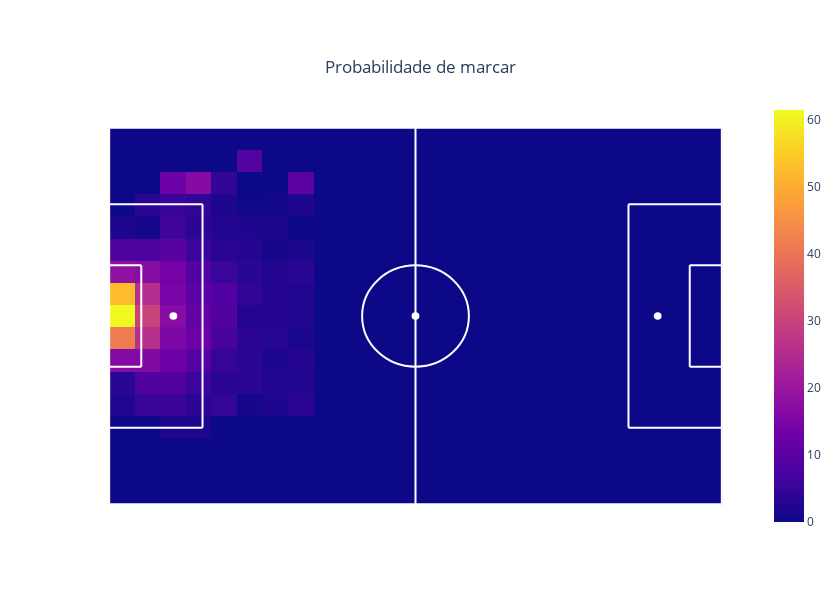

Here is the notebook cell this chart was saved with:
### Code cell
goals = shots[shots["goal"] == 1]

nb_shots, x,y, df_shots = p.prepare_heatmap(shots, 'x', 'y', 24,17, return_df = True)
share_shots = nb_shots / nb_shots.sum() * 100
# numero de chutes por grid
nb_goals, x, y = p.prepare_heatmap(goals, "x", "y", 24, 17)

goal_proba = np.divide(nb_goals, nb_shots, out=np.zeros_like(nb_goals), where=nb_shots!=0) * 100


# plotando o heatmap
dict_info = {"Probabilidade de marcar (em %)": {"values": goal_proba, "display_type": ".1f"},
             "Fração de chutes (em %)": {"values": share_shots, "display_type": ".2f"},
             "Numero de chutes": {"values": nb_shots, "display_type": ".0f"},
             "Numero de goals": {"values": nb_goals, "display_type": ".0f"}}
fig = p.create_heatmap(x, y, goal_proba, dict_info, title_name="Probabilidade de marcar")
fig.show()

### Figure 1 — Plotly figure (JSON) as saved in the notebook; plotly's stock layout.template omitted (floating-point values rounded to 4 significant figures; data arrays with more than 128 entries replaced by an {"elided": "..."} marker saying what was removed)
{"data": [{"hoverinfo": "text", "text": {"elided": "17x24 str values"}, "type": "heatmap", "x": [2.188, 6.562, 10.94, 15.31, 19.69, 24.06, 28.44, 32.81, 37.19, 41.56, 45.94, 50.31, 54.69, 59.06, 63.44, 67.81, 72.19, 76.56, 80.94, 85.31, 89.69, 94.06, 98.44, 102.8], "y": [66, 62, 58, 54, 50, 46, 42, 38, 34, 30, 26, 22, 18, 14, 10, 6, 2], "z": {"elided": "17x24 float values"}, "zsmooth": false}], "layout": {"autosize": false, "height": 612, "plot_bgcolor": "white", "shapes": [{"line": {"color": "white", "width": 2}, "type": "line", "x0": 52.5, "x1": 52.5, "y0": 0, "y1": 68}, {"line": {"color": "white", "width": 2}, "type": "line", "x0": 0, "x1": 16, "y0": 54.16, "y1": 54.16}, {"line": {"color": "white", "width": 2}, "type": "line", "x0": 16, "x1": 16, "y0": 54.16, "y1": 13.84}, {"line": {"color": "white", "width": 2}, "type": "line", "x0": 16, "x1": 0, "y0": 13.84, "y1": 13.84}, {"line": {"color": "white", "width": 2}, "type": "line", "x0": 0, "x1": 5.5, "y0": 24.84, "y1": 24.84}, {"line": {"color": "white", "width": 2}, "type": "line", "x0": 5.5, "x1": 5.5, "y0": 24.84, "y1": 43.16}, {"line": {"color": "white", "width": 2}, "type": "line", "x0": 5.5, "x1": 0, "y0": 43.16, "y1": 43.16}, {"line": {"color": "white", "width": 2}, "type": "line", "x0": 105, "x1": 89, "y0": 54.16, "y1": 54.16}, {"line": {"color": "white", "width": 2}, "type": "line", "x0": 89, "x1": 89, "y0": 54.16, "y1": 13.84}, {"line": {"color": "white", "width": 2}, "type": "line", "x0": 89, "x1": 105, "y0": 13.84, "y1": 13.84}, {"line": {"color": "white", "width": 2}, "type": "line", "x0": 105, "x1": 99.5, "y0": 24.84, "y1": 24.84}, {"line": {"color": "white", "width": 2}, "type": "line", "x0": 99.5, "x1": 99.5, "y0": 24.84, "y1": 43.16}, {"line": {"color": "white", "width": 2}, "type": "line", "x0": 99.5, "x1": 105, "y0": 43.16, "y1": 43.16}, {"fillcolor": "white", "line": {"color": "white"}, "type": "circle", "x0": 10.5, "x1": 11.5, "xref": "x", "y0": 33.5, "y1": 34.5, "yref": "y"}, {"fillcolor": "white", "line": {"color": "white"}, "type": "circle", "x0": 93.5, "x1": 94.5, "xref": "x", "y0": 33.5, "y1": 34.5, "yref": "y"}, {"fillcolor": "white", "line": {"color": "white"}, "type": "circle", "x0": 52, "x1": 53, "xref": "x", "y0": 33.5, "y1": 34.5, "yref": "y"}, {"line": {"color": "white"}, "type": "circle", "x0": 43.35, "x1": 61.65, "xref": "x", "y0": 24.85, "y1": 43.15, "yref": "y"}, {"line": {"color": "white", "width": 2}, "type": "line", "x0": 0, "x1": 105, "y0": 0, "y1": 0}, {"line": {"color": "white", "width": 2}, "type": "line", "x0": 0, "x1": 0, "y0": 0, "y1": 68}, {"line": {"color": "white", "width": 2}, "type": "line", "x0": 0, "x1": 105, "y0": 68, "y1": 68}, {"line": {"color": "white", "width": 2}, "type": "line", "x0": 105, "x1": 105, "y0": 0, "y1": 68}, {"line": {"color": "white", "width": 2}, "type": "line", "x0": 0, "x1": -2, "y0": 30.34, "y1": 30.34}, {"line": {"color": "white", "width": 2}, "type": "line", "x0": 0, "x1": -2, "y0": 37.66, "y1": 37.66}, {"line": {"color": "white", "width": 2}, "type": "line", "x0": -2, "x1": -2, "y0": 30.34, "y1": 37.66}, {"line": {"color": "white", "width": 2}, "type": "line", "x0": 105, "x1": 107, "y0": 30.34, "y1": 30.34}, {"line": {"color": "white", "width": 2}, "type": "line", "x0": 105, "x1": 107, "y0": 37.66, "y1": 37.66}, {"line": {"color": "white", "width": 2}, "type": "line", "x0": 107, "x1": 107, "y0": 30.34, "y1": 37.66}], "title": {"text": "Probabilidade de marcar", "x": 0.5, "xanchor": "center", "y": 0.9, "yanchor": "top"}, "width": 840, "xaxis": {"range": [-5, 110], "showgrid": false, "showticklabels": false, "zeroline": false}, "yaxis": {"range": [-5, 73], "showgrid": false, "showticklabels": false, "zeroline": false}}}
